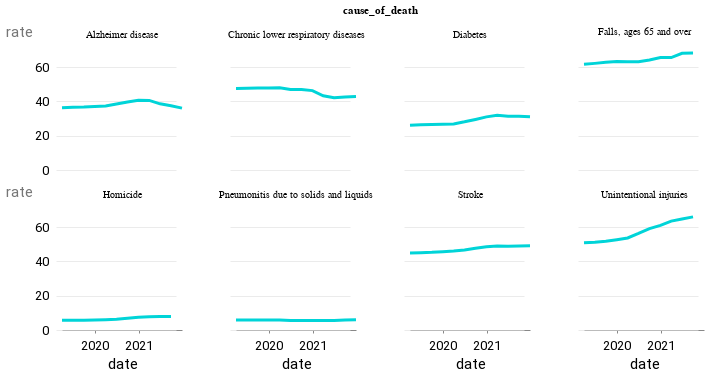

The notebook cell this image was saved under:
### Markdown cell above
### Here's where I might wanna play with percent change but it doesn't make sense to do it for every column in the wide format

### Code cell
alt.Chart(top_causes[top_causes["cause_of_death"] != "COVID-19"]).mark_line().encode(
    x=alt.X("date"), y=alt.Y("rate")
).properties(width=120, height=120).facet(
    facet=alt.Facet("cause_of_death:O"), columns=4
)

### Figure 1 — Vega-Lite specification as saved in the notebook (floating-point values rounded to 4 significant figures)
{"config": {"view": {"width": 800, "height": 450, "strokeOpacity": 0}, "background": "#ffffff", "title": {"anchor": "start", "font": "Summit Sans", "fontColor": "palette[\"black\"]", "fontSize": 18, "fontWeight": "normal"}, "arc": {"fill": "#00d4d8"}, "area": {"fill": "#00d4d8"}, "line": {"stroke": "#00d4d8", "strokeWidth": 3}, "path": {"stroke": "#00d4d8"}, "rect": {"fill": "#00d4d8"}, "shape": {"stroke": "#00d4d8"}, "bar": {"fill": "#00d4d8"}, "point": {"stroke": "#00d4d8"}, "symbol": {"fill": "#00d4d8", "size": 30}, "axis": {"titleFont": "Roboto", "titleFontSize": 15, "titleFontWeight": "normal", "labelFont": "Roboto, sans", "labelFontSize": 13, "labelFontWeight": "normal"}, "axisX": {"labelAngle": 0, "labelPadding": 6, "tickSize": 3, "grid": false}, "axisY": {"labelBaseline": "middle", "maxExtent": 45, "minExtent": 45, "titleAlign": "left", "titleAngle": 0, "titleX": -45, "titleY": -11, "domainOpacity": 0, "gridWidth": 0.6, "gridColor": "#dddddd", "offset": 6, "tickSize": 0, "titleColor": "#767676"}, "legend": {"titleFont": "Roboto", "titleFontSize": 15, "titleFontWeight": "normal", "symbolType": "square", "labelFont": "Roboto, sans", "labelFontSize": 13}, "range": {"category": ["#005f66", "#e37e2d", "#d64a3b", "#76b0ef", "#c1bc40"], "diverging": ["#e68a4f", "#f4bb6a", "#f9e39c", "#dadfe2", "#a6b7c6", "#849eae"], "heatmap": ["#7ff6f6", "#00eeef", "#00d4d8", "#00abb2", "#00848b", "#fbf2c7", "#00363d"], "ordinal": ["#7ff6f6", "#00eeef", "#00d4d8", "#00abb2", "#00848b", "#fbf2c7", "#00363d"], "ramp": ["#7ff6f6", "#00eeef", "#00d4d8", "#00abb2", "#00848b", "#fbf2c7", "#00363d"]}}, "data": {"name": "data-6818a0eb704db1cf71c355e88967c570"}, "facet": {"field": "cause_of_death", "type": "ordinal"}, "spec": {"mark": "line", "encoding": {"x": {"field": "date", "type": "temporal"}, "y": {"field": "rate", "type": "quantitative"}}, "height": 120, "width": 120}, "columns": 4, "$schema": "https://vega.github.io/schema/vega-lite/v4.17.0.json", "datasets": {"data-6818a0eb704db1cf71c355e88967c570": [{"date": "2019-03-31T00:00:00", "cause_of_death": "Alzheimer disease", "overall_rate": "36.3", "rate": 36.3}, {"date": "2019-03-31T00:00:00", "cause_of_death": "Chronic lower respiratory diseases", "overall_rate": "47.6", "rate": 47.6}, {"date": "2019-03-31T00:00:00", "cause_of_death": "Diabetes", "overall_rate": "26.1", "rate": 26.1}, {"date": "2019-03-31T00:00:00", "cause_of_death": "Falls, ages 65 and over", "overall_rate": "61.7", "rate": 61.7}, {"date": "2019-03-31T00:00:00", "cause_of_death": "Homicide", "overall_rate": "5.7", "rate": 5.7}, {"date": "2019-03-31T00:00:00", "cause_of_death": "Pneumonitis due to solids and liquids", "overall_rate": "5.8", "rate": 5.8}, {"date": "2019-03-31T00:00:00", "cause_of_death": "Stroke", "overall_rate": "44.9", "rate": 44.9}, {"date": "2019-03-31T00:00:00", "cause_of_death": "Unintentional injuries", "overall_rate": "50.9", "rate": 50.9}, {"date": "2019-06-30T00:00:00", "cause_of_death": "Alzheimer disease", "overall_rate": "36.6", "rate": 36.6}, {"date": "2019-06-30T00:00:00", "cause_of_death": "Chronic lower respiratory diseases", "overall_rate": "47.7", "rate": 47.7}, {"date": "2019-06-30T00:00:00", "cause_of_death": "Diabetes", "overall_rate": "26.4", "rate": 26.4}, {"date": "2019-06-30T00:00:00", "cause_of_death": "Falls, ages 65 and over", "overall_rate": "62.2", "rate": 62.2}, {"date": "2019-06-30T00:00:00", "cause_of_death": "Homicide", "overall_rate": "5.7", "rate": 5.7}, {"date": "2019-06-30T00:00:00", "cause_of_death": "Pneumonitis due to solids and liquids", "overall_rate": "5.8", "rate": 5.8}, {"date": "2019-06-30T00:00:00", "cause_of_death": "Stroke", "overall_rate": "45.1", "rate": 45.1}, {"date": "2019-06-30T00:00:00", "cause_of_death": "Unintentional injuries", "overall_rate": "51.2", "rate": 51.2}, {"date": "2019-09-30T00:00:00", "cause_of_death": "Alzheimer disease", "overall_rate": "36.7", "rate": 36.7}, {"date": "2019-09-30T00:00:00", "cause_of_death": "Chronic lower respiratory diseases", "overall_rate": "47.8", "rate": 47.8}, {"date": "2019-09-30T00:00:00", "cause_of_death": "Diabetes", "overall_rate": "26.5", "rate": 26.5}, {"date": "2019-09-30T00:00:00", "cause_of_death": "Falls, ages 65 and over", "overall_rate": "62.8", "rate": 62.8}, {"date": "2019-09-30T00:00:00", "cause_of_death": "Homicide", "overall_rate": "5.7", "rate": 5.7}, {"date": "2019-09-30T00:00:00", "cause_of_death": "Pneumonitis due to solids and liquids", "overall_rate": "5.8", "rate": 5.8}, {"date": "2019-09-30T00:00:00", "cause_of_death": "Stroke", "overall_rate": "45.3", "rate": 45.3}, {"date": "2019-09-30T00:00:00", "cause_of_death": "Unintentional injuries", "overall_rate": "51.8", "rate": 51.8}, {"date": "2019-12-31T00:00:00", "cause_of_death": "Alzheimer disease", "overall_rate": "37.0", "rate": 37.0}, {"date": "2019-12-31T00:00:00", "cause_of_death": "Chronic lower respiratory diseases", "overall_rate": "47.8", "rate": 47.8}, {"date": "2019-12-31T00:00:00", "cause_of_death": "Diabetes", "overall_rate": "26.7", "rate": 26.7}, {"date": "2019-12-31T00:00:00", "cause_of_death": "Falls, ages 65 and over", "overall_rate": "63.3", "rate": 63.3}, {"date": "2019-12-31T00:00:00", "cause_of_death": "Homicide", "overall_rate": "5.8", "rate": 5.8}, {"date": "2019-12-31T00:00:00", "cause_of_death": "Pneumonitis due to solids and liquids", "overall_rate": "5.8", "rate": 5.8}, {"date": "2019-12-31T00:00:00", "cause_of_death": "Stroke", "overall_rate": "45.7", "rate": 45.7}, {"date": "2019-12-31T00:00:00", "cause_of_death": "Unintentional injuries", "overall_rate": "52.7", "rate": 52.7}, {"date": "2020-03-31T00:00:00", "cause_of_death": "Alzheimer disease", "overall_rate": "37.3", "rate": 37.3}, {"date": "2020-03-31T00:00:00", "cause_of_death": "Chronic lower respiratory diseases", "overall_rate": "48.0", "rate": 48.0}, {"date": "2020-03-31T00:00:00", "cause_of_death": "Diabetes", "overall_rate": "26.9", "rate": 26.9}, {"date": "2020-03-31T00:00:00", "cause_of_death": "Falls, ages 65 and over", "overall_rate": "63.2", "rate": 63.2}, {"date": "2020-03-31T00:00:00", "cause_of_death": "Homicide", "overall_rate": "6.0", "rate": 6.0}, {"date": "2020-03-31T00:00:00", "cause_of_death": "Pneumonitis due to solids and liquids", "overall_rate": "5.8", "rate": 5.8}, {"date": "2020-03-31T00:00:00", "cause_of_death": "Stroke", "overall_rate": "46.1", "rate": 46.1}, {"date": "2020-03-31T00:00:00", "cause_of_death": "Unintentional injuries", "overall_rate": "53.7", "rate": 53.7}, {"date": "2020-06-30T00:00:00", "cause_of_death": "Alzheimer disease", "overall_rate": "38.5", "rate": 38.5}, {"date": "2020-06-30T00:00:00", "cause_of_death": "Chronic lower respiratory diseases", "overall_rate": "47.0", "rate": 47.0}, {"date": "2020-06-30T00:00:00", "cause_of_death": "Diabetes", "overall_rate": "28.1", "rate": 28.1}, {"date": "2020-06-30T00:00:00", "cause_of_death": "Falls, ages 65 and over", "overall_rate": "63.2", "rate": 63.2}, {"date": "2020-06-30T00:00:00", "cause_of_death": "Homicide", "overall_rate": "6.3", "rate": 6.3}, {"date": "2020-06-30T00:00:00", "cause_of_death": "Pneumonitis due to solids and liquids", "overall_rate": "5.6", "rate": 5.6}, {"date": "2020-06-30T00:00:00", "cause_of_death": "Stroke", "overall_rate": "46.7", "rate": 46.7}, {"date": "2020-06-30T00:00:00", "cause_of_death": "Unintentional injuries", "overall_rate": "56.3", "rate": 56.3}, {"date": "2020-09-30T00:00:00", "cause_of_death": "Alzheimer disease", "overall_rate": "39.7", "rate": 39.7}, {"date": "2020-09-30T00:00:00", "cause_of_death": "Chronic lower respiratory diseases", "overall_rate": "46.9", "rate": 46.9}, {"date": "2020-09-30T00:00:00", "cause_of_death": "Diabetes", "overall_rate": "29.5", "rate": 29.5}, {"date": "2020-09-30T00:00:00", "cause_of_death": "Falls, ages 65 and over", "overall_rate": "64.2", "rate": 64.2}, {"date": "2020-09-30T00:00:00", "cause_of_death": "Homicide", "overall_rate": "6.9", "rate": 6.9}, {"date": "2020-09-30T00:00:00", "cause_of_death": "Pneumonitis due to solids and liquids", "overall_rate": "5.6", "rate": 5.6}, {"date": "2020-09-30T00:00:00", "cause_of_death": "Stroke", "overall_rate": "47.7", "rate": 47.7}, {"date": "2020-09-30T00:00:00", "cause_of_death": "Unintentional injuries", "overall_rate": "59.1", "rate": 59.1}, {"date": "2020-12-31T00:00:00", "cause_of_death": "Alzheimer disease", "overall_rate": "40.7", "rate": 40.7}, {"date": "2020-12-31T00:00:00", "cause_of_death": "Chronic lower respiratory diseases", "overall_rate": "46.3", "rate": 46.3}, {"date": "2020-12-31T00:00:00", "cause_of_death": "Diabetes", "overall_rate": "31.0", "rate": 31.0}, {"date": "2020-12-31T00:00:00", "cause_of_death": "Falls, ages 65 and over", "overall_rate": "65.6", "rate": 65.6}, {"date": "2020-12-31T00:00:00", "cause_of_death": "Homicide", "overall_rate": "7.5", "rate": 7.5}, {"date": "2020-12-31T00:00:00", "cause_of_death": "Pneumonitis due to solids and liquids", "overall_rate": "5.6", "rate": 5.6}, {"date": "2020-12-31T00:00:00", "cause_of_death": "Stroke", "overall_rate": "48.6", "rate": 48.6}, {"date": "2020-12-31T00:00:00", "cause_of_death": "Unintentional injuries", "overall_rate": "61.0", "rate": 61.0}, {"date": "2021-03-31T00:00:00", "cause_of_death": "Alzheimer disease", "overall_rate": "40.6", "rate": 40.6}, {"date": "2021-03-31T00:00:00", "cause_of_death": "Chronic lower respiratory diseases", "overall_rate": "43.3", "rate": 43.3}, {"date": "2021-03-31T00:00:00", "cause_of_death": "Diabetes", "overall_rate": "31.9", "rate": 31.9}, {"date": "2021-03-31T00:00:00", "cause_of_death": "Falls, ages 65 and over", "overall_rate": "65.6", "rate": 65.6}, {"date": "2021-03-31T00:00:00", "cause_of_death": "Homicide", "overall_rate": "7.8", "rate": 7.8}, {"date": "2021-03-31T00:00:00", "cause_of_death": "Pneumonitis due to solids and liquids", "overall_rate": "5.5", "rate": 5.5}, {"date": "2021-03-31T00:00:00", "cause_of_death": "Stroke", "overall_rate": "49.0", "rate": 49.0}, {"date": "2021-03-31T00:00:00", "cause_of_death": "Unintentional injuries", "overall_rate": "63.5", "rate": 63.5}, {"date": "2021-06-30T00:00:00", "cause_of_death": "Alzheimer disease", "overall_rate": "38.6", "rate": 38.6}, {"date": "2021-06-30T00:00:00", "cause_of_death": "Chronic lower respiratory diseases", "overall_rate": "42.1", "rate": 42.1}, {"date": "2021-06-30T00:00:00", "cause_of_death": "Diabetes", "overall_rate": "31.3", "rate": 31.3}, {"date": "2021-06-30T00:00:00", "cause_of_death": "Falls, ages 65 and over", "overall_rate": "68.1", "rate": 68.1}, {"date": "2021-06-30T00:00:00", "cause_of_death": "Homicide", "overall_rate": "7.9", "rate": 7.9}, {"date": "2021-06-30T00:00:00", "cause_of_death": "Pneumonitis due to solids and liquids", "overall_rate": "5.6", "rate": 5.6}, {"date": "2021-06-30T00:00:00", "cause_of_death": "Stroke", "overall_rate": "48.8", "rate": 48.8}, {"date": "2021-06-30T00:00:00", "cause_of_death": "Unintentional injuries", "overall_rate": "64.8", "rate": 64.8}, {"date": "2021-09-30T00:00:00", "cause_of_death": "Alzheimer disease", "overall_rate": "37.5", "rate": 37.5}, {"date": "2021-09-30T00:00:00", "cause_of_death": "Chronic lower respiratory diseases", "overall_rate": "42.6", "rate": 42.6}, {"date": "2021-09-30T00:00:00", "cause_of_death": "Diabetes", "overall_rate": "31.4", "rate": 31.4}, {"date": "2021-09-30T00:00:00", "cause_of_death": "Falls, ages 65 and over", "overall_rate": "68.3", "rate": 68.3}, {"date": "2021-09-30T00:00:00", "cause_of_death": "Homicide", "overall_rate": "7.9", "rate": 7.9}, {"date": "2021-09-30T00:00:00", "cause_of_death": "Pneumonitis due to solids and liquids", "overall_rate": "5.8", "rate": 5.8}, {"date": "2021-09-30T00:00:00", "cause_of_death": "Stroke", "overall_rate": "49.0", "rate": 49.0}, {"date": "2021-09-30T00:00:00", "cause_of_death": "Unintentional injuries", "overall_rate": "66.0", "rate": 66.0}, {"date": "2021-12-31T00:00:00", "cause_of_death": "Alzheimer disease", "overall_rate": "36.1", "rate": 36.1}, {"date": "2021-12-31T00:00:00", "cause_of_death": "Chronic lower respiratory diseases", "overall_rate": "42.9", "rate": 42.9}, {"date": "2021-12-31T00:00:00", "cause_of_death": "Diabetes", "overall_rate": "31.1", "rate": 31.1}, {"date": "2021-12-31T00:00:00", "cause_of_death": "Pneumonitis due to solids and liquids", "overall_rate": "6.0", "rate": 6.0}, {"date": "2021-12-31T00:00:00", "cause_of_death": "Stroke", "overall_rate": "49.1", "rate": 49.1}]}}
